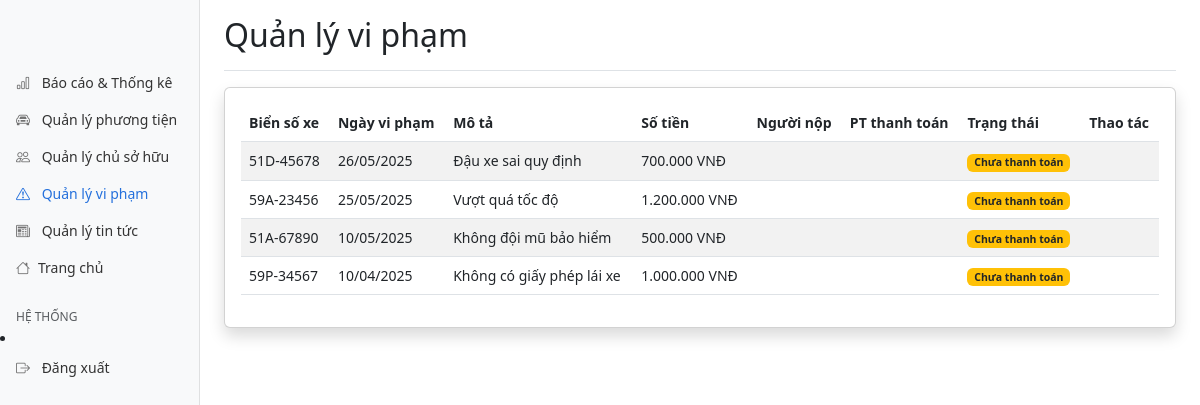
/admin/violations.php (signed in), run on the app's committed database.
### tables this page shows
CREATE TABLE IF NOT EXISTS violations (
    violation_id INT AUTO_INCREMENT PRIMARY KEY,
    vehicle_id INT NOT NULL,
    description TEXT NOT NULL,
    fine DECIMAL(10,2) NOT NULL,
    violation_date DATE NOT NULL,
    location VARCHAR(100) NOT NULL,
    created_at TIMESTAMP DEFAULT CURRENT_TIMESTAMP,
    FOREIGN KEY (vehicle_id) REFERENCES vehicles(vehicle_id) ON DELETE CASCADE
);

CREATE TABLE IF NOT EXISTS vehicles (
    vehicle_id INT AUTO_INCREMENT PRIMARY KEY,
    owner_id INT NOT NULL,
    license_plate VARCHAR(20) NOT NULL UNIQUE,
    type ENUM('Car', 'Motorcycle') NOT NULL,
    brand VARCHAR(50) NOT NULL,
    model VARCHAR(50) NOT NULL,
    color VARCHAR(30) NOT NULL,
    created_at TIMESTAMP DEFAULT CURRENT_TIMESTAMP,
    FOREIGN KEY (owner_id) REFERENCES owners(owner_id) ON DELETE CASCADE
);

### admin/violations.php (the view, shortened to what this page needs)
<?php
require_once '../config/database.php';
$items_per_page = 10;
$current_page = isset($_GET['page']) ? (int)$_GET['page'] : 1;
$offset = ($current_page - 1) * $items_per_page;
$sql = "SELECT v.*, p.*, veh.license_plate
        FROM violations v
        LEFT JOIN payments p ON v.violation_id = p.violation_id
        LEFT JOIN vehicles veh ON v.vehicle_id = veh.vehicle_id
        ORDER BY v.violation_date DESC
        LIMIT ? OFFSET ?";
$stmt = $conn->prepare($sql);
$stmt->bind_param("ii", $items_per_page, $offset);
$stmt->execute();
$violations = $stmt->get_result()->fetch_all(MYSQLI_ASSOC);
?>
<!DOCTYPE html>
<html lang="vi">
<head>
    <link href="https://cdn.jsdelivr.net/npm/bootstrap@5.3.0/dist/css/bootstrap.min.css" rel="stylesheet">
    <link rel="stylesheet" href="https://cdn.jsdelivr.net/npm/bootstrap-icons@1.10.0/font/bootstrap-icons.css">
    <link rel="stylesheet" href="../assets/css/admin.css">
</head>
<body>
    <?php include 'includes/sidebar.php'; ?>
    <main class="col-md-9 ms-sm-auto col-lg-10 px-md-4">
        <div class="d-flex justify-content-between flex-wrap flex-md-nowrap align-items-center pt-3 pb-2 mb-3 border-bottom">
            <h1 class="h2">Quản lý vi phạm</h1>
        </div>
        <div class="card shadow">
            <div class="card-body">
                <div class="table-responsive">
                    <table class="table table-striped table-hover align-middle">
                        <thead>
                            <tr>
                                <th>Biển số xe</th>
                                <th>Ngày vi phạm</th>
                                <th>Mô tả</th>
                                <th>Số tiền</th>
                                <th>Người nộp</th>
                                <th>PT thanh toán</th>
                                <th>Trạng thái</th>
                                <th>Thao tác</th>
                            </tr>
                        </thead>
                        <tbody>
                            <?php foreach ($violations as $violation): ?>
                                <tr>
                                    <td><?php echo htmlspecialchars($violation['license_plate']); ?></td>
                                    <td><?php echo date('d/m/Y', strtotime($violation['violation_date'])); ?></td>
                                    <td><?php echo htmlspecialchars($violation['description']); ?></td>
                                    <td><?php echo number_format($violation['fine'], 0, ',', '.'); ?> VNĐ</td>
                                    <td><?php echo htmlspecialchars($violation['payer_name'] ?? ''); ?></td>
                                    <td><?php echo htmlspecialchars($violation['payment_method'] ?? ''); ?></td>
                                    <td>
                                        <?php
                                        $status_class = '';
                                        $status_text = '';
                                        if (!isset($violation['status'])) {
                                            $status_class = 'bg-warning text-dark';
                                            $status_text = 'Chưa thanh toán';
                                        }
                                        ?>
                                        <span class="badge <?php echo $status_class; ?>">
                                            <?php echo $status_text; ?>
                                        </span>
                                    </td>
                                    <td>
                                    </td>
                                </tr>
                            <?php endforeach; ?>
                        </tbody>
                    </table>
                </div>
            </div>
        </div>
    </main>
</body>
</html>

### assets/css/admin.css (style rules this page uses)
body { font-size: .875rem; }

### data on the page
violations: vehicle.license_plate "51D-45678", violation_date "26/05/2025", description "Đậu xe sai quy định", fine "700.000", status_text "Chưa thanh toán"
violations: vehicle.license_plate "59A-23456", violation_date "25/05/2025", description "Vượt quá tốc độ", fine "1.200.000", status_text "Chưa thanh toán"
violations: vehicle.license_plate "51A-67890", violation_date "10/05/2025", description "Không đội mũ bảo hiểm", fine "500.000", status_text "Chưa thanh toán"
violations: vehicle.license_plate "59P-34567", violation_date "10/04/2025", description "Không có giấy phép lái xe", fine "1.000.000", status_text "Chưa thanh toán"
